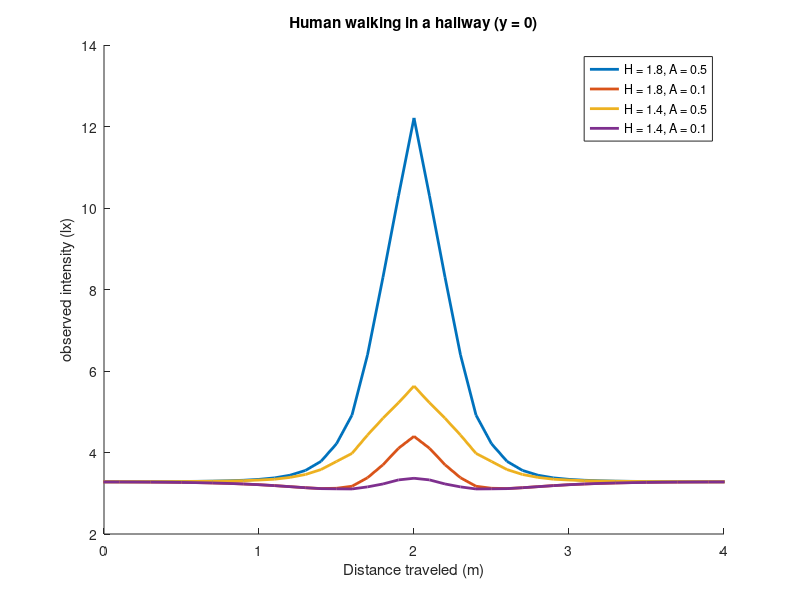
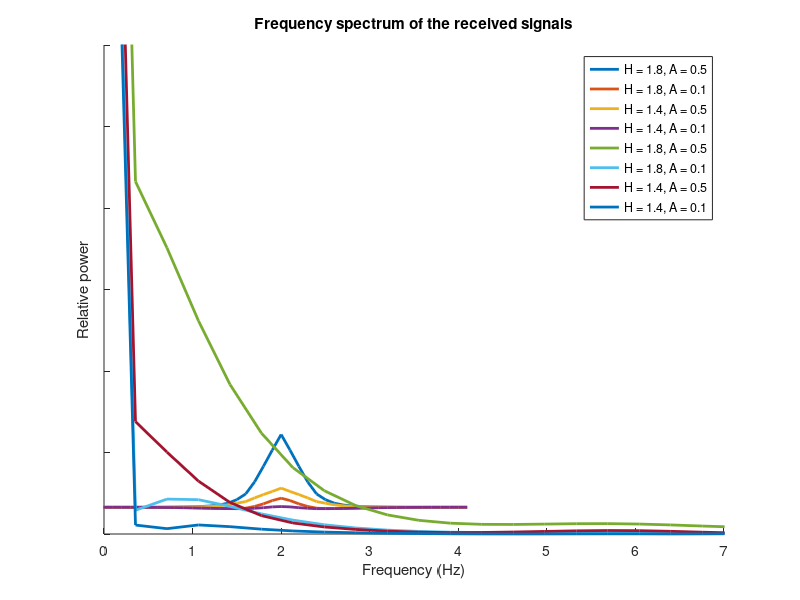
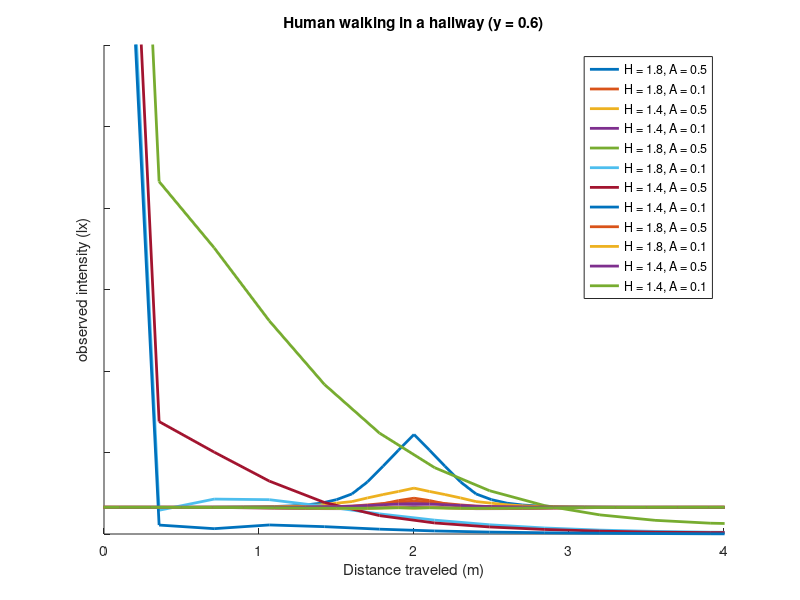
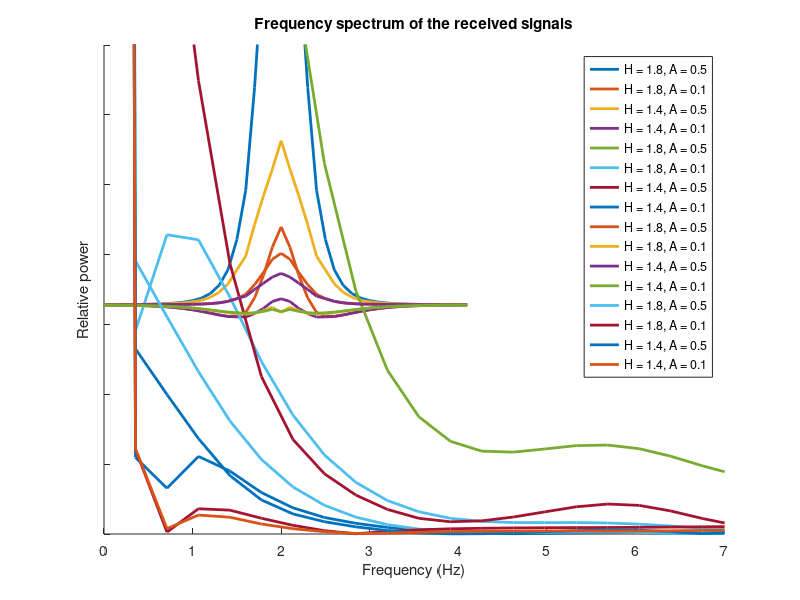

Write the MATLAB code that produced these figures, in order. (Note: this script raises an error after producing the figures.)
clear all
load('Simulation_results')


Human140_L1 = reshape(M(1,1,:,:),[5 43])';
Human160_L1 = reshape(M(1,2,:,:),[5 43])';
Human180_L1 = reshape(M(1,3,:,:),[5 43])';

Human140_L2 = reshape(M(2,1,:,:),[5 43])';
Human160_L2 = reshape(M(2,2,:,:),[5 43])';
Human180_L2 = reshape(M(2,3,:,:),[5 43])';

Human140_L3 = reshape(M(3,1,:,:),[5 43])';
Human160_L3 = reshape(M(3,2,:,:),[5 43])';
Human180_L3 = reshape(M(3,3,:,:),[5 43])';

Human140_L4 = reshape(M(4,1,:,:),[5 43])';
Human160_L4 = reshape(M(4,2,:,:),[5 43])';
Human180_L4 = reshape(M(4,3,:,:),[5 43])';

x = -0.1:0.1:41*0.1;
close
hold on
plot(x,Human180_L1(:,5),'DisplayName','H = 1.8, A = 0.5','LineWidth',2)
plot(x,Human180_L1(:,1),'DisplayName','H = 1.8, A = 0.1','LineWidth',2)
plot(x,Human140_L1(:,5),'DisplayName','H = 1.4, A = 0.5','LineWidth',2)
plot(x,Human140_L1(:,1),'DisplayName','H = 1.4, A = 0.1','LineWidth',2)
title('Human walking in a hallway (y = 0)')
xlabel('Distance traveled (m)')
ylabel('observed intensity (lx)')
xlim([0 4])
legend('show');
print('Human_hallway1_RSS.png','-dpng')

% s = v*t
% s/v = t
t = 4 / (5/3.6)
% ts = t/60
ts = t/43
%fs = 1/ts
fs = 1/ts
f = fs./42.*(0:42)
close
hold on
plot(f,abs(fft(Human180_L1(:,5))),'DisplayName','H = 1.8, A = 0.5','LineWidth',2)
plot(f,abs(fft(Human180_L1(:,1))),'DisplayName','H = 1.8, A = 0.1','LineWidth',2)
plot(f,abs(fft(Human140_L1(:,5))),'DisplayName','H = 1.4, A = 0.5','LineWidth',2)
plot(f,abs(fft(Human140_L1(:,1))),'DisplayName','H = 1.4, A = 0.1','LineWidth',2)
ylim([0 60])
xlim([0 7])
title('Frequency spectrum of the received signals')
xlabel('Frequency (Hz)')
ylabel('Relative power')
set(gca,'YTickLabel',[])
legend('show')
print('Human_hallway1_FFT.png','-dpng')

close
hold on
plot(x,Human180_L4(:,5),'DisplayName','H = 1.8, A = 0.5','LineWidth',2)
plot(x,Human180_L4(:,1),'DisplayName','H = 1.8, A = 0.1','LineWidth',2)
plot(x,Human140_L4(:,5),'DisplayName','H = 1.4, A = 0.5','LineWidth',2)
plot(x,Human140_L4(:,1),'DisplayName','H = 1.4, A = 0.1','LineWidth',2)
title('Human walking in a hallway (y = 0.6)')
xlabel('Distance traveled (m)')
ylabel('observed intensity (lx)')
xlim([0 4])
legend('show');
print('Human_hallway2_RSS.png','-dpng')

close
hold on
plot(f,abs(fft(Human180_L4(:,5))),'DisplayName','H = 1.8, A = 0.5','LineWidth',2)
plot(f,abs(fft(Human180_L4(:,1))),'DisplayName','H = 1.8, A = 0.1','LineWidth',2)
plot(f,abs(fft(Human140_L4(:,5))),'DisplayName','H = 1.4, A = 0.5','LineWidth',2)
plot(f,abs(fft(Human140_L4(:,1))),'DisplayName','H = 1.4, A = 0.1','LineWidth',2)
ylim([0 7])
xlim([0 7])
title('Frequency spectrum of the received signals')
xlabel('Frequency (Hz)')
ylabel('Relative power')
set(gca,'YTickLabel',[])
legend('show')
print('Human_hallway2_FFT.png','-dpng')
close

copyfile ('Human_hallway1_RSS.png','../../../thesis/pics')
copyfile ('Human_hallway1_FFT.png','../../../thesis/pics')
copyfile ('Human_hallway2_RSS.png','../../../thesis/pics')
copyfile ('Human_hallway2_FFT.png','../../../thesis/pics')